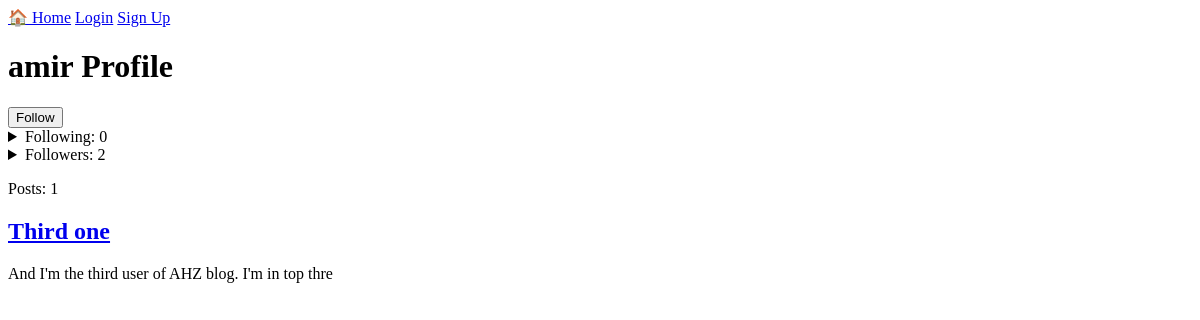
/profile/amir, run on an earlier commit of the app's database.
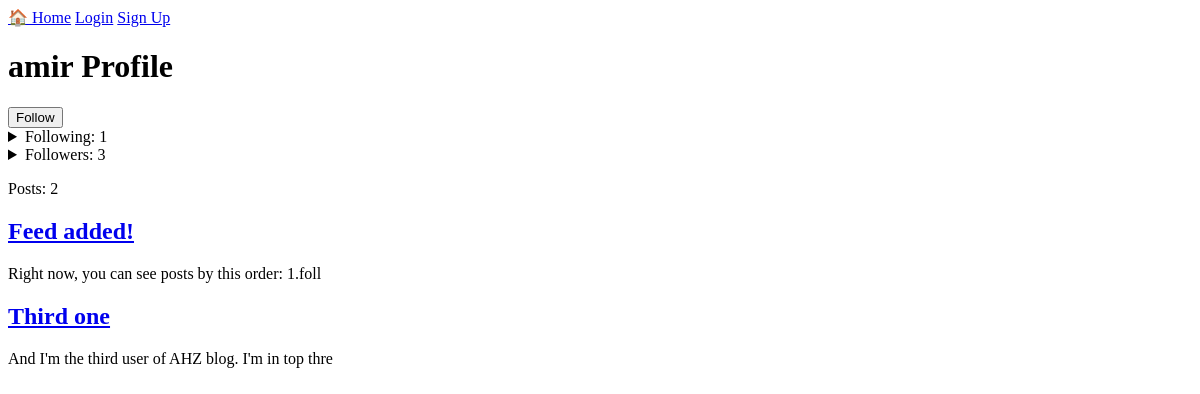
And on a later commit of the database.
### tables this page shows
CREATE TABLE posts (
            id INTEGER PRIMARY KEY AUTOINCREMENT,
            title TEXT NOT NULL,
            content TEXT NOT NULL,
            author_id INTEGER,
            created_at TIMESTAMP DEFAULT CURRENT_TIMESTAMP,
            FOREIGN KEY (author_id) REFERENCES users(id)
        );

### app.py (the view)
@app.route("/profile/<username>")
def profile(username):
    conn = get_db()
    user = conn.execute(
        "SELECT * FROM users WHERE username = ?",
        (username,)
    ).fetchone()
    print(user)
    if user == None:
        return render_template("404_profile.html", user=user)
    posts = conn.execute(
        "SELECT * FROM posts WHERE author_id = ? ORDER BY id DESC",
        (user["id"],)
    ).fetchall()
    is_following = conn.execute(
    """
    SELECT id FROM followers
    WHERE follower_id = ? AND following_id = ?
    """,
    (session.get("user_id"), user["id"])
    ).fetchone()
    followers_count = conn.execute(
    "SELECT COUNT(*) FROM followers WHERE following_id = ?",
    (user["id"],)
    ).fetchone()[0]
    following_count = conn.execute(
    "SELECT COUNT(*) FROM followers WHERE follower_id = ?",
    (user["id"],)
    ).fetchone()[0]
    following = conn.execute(
    """
    SELECT users.*
    FROM followers
    JOIN users ON followers.following_id = users.id
    WHERE followers.follower_id = ?
    """,
    (user["id"],)
    ).fetchall()
    followers = conn.execute(
    """
    SELECT users.*
    FROM followers
    JOIN users ON followers.follower_id = users.id
    WHERE followers.following_id = ?
    """,
    (user["id"],)
    ).fetchall()
    conn.close()
    return render_template("profile.html", user=user,
                            posts=posts,
                            is_following=is_following,
                            following_count=following_count,
                            followers_count=followers_count,
                            following=following,
                            followers=followers,
                            )

### database.py (called while the page is built)
def get_db():
    conn = sqlite3.connect(DATABASE)
    conn.row_factory = sqlite3.Row
    return conn

### templates/profile.html (shortened to what this page needs)
{% extends 'base.html' %}
{% block content %}
    <h1>{{user["username"]}} Profile</h1>
    {% if is_following %}
    <form action="{{ url_for('unfollow', username=user['username']) }}" method="POST">
    <button type="submit">Unfollow</button>
    </form>
    {% else %}
    <form action="{{ url_for('follow', username=user['username']) }}" method="POST">
    <button type="submit">Follow</button>
    </form>
    {% endif %}
    <details>
    <summary>Following: {{ following_count }}</summary>
    </details>
    <details>
    <summary>Followers: {{ followers_count }}</summary>
    </details>
    <p>Posts: {{ posts|length }}</p>
    {% for post in posts %}
    <article>
       <a href="{{ url_for('post_detail', post_id=post['id']) }}">
    <h2>{{ post["title"] }}</h2>
    </a>
        <p>{{post["content"][0:51]}}</p>
    </article>
    {% endfor %}
{% endblock %}

What changed in the data, as far as the page shows it:
added posts: title "Feed added!", content "Right now, you can see posts by this order: 1.foll"
Also different on the page:
{{ following_count }}: "0" → "1"
{{ followers_count }}: "2" → "3"
{{ posts|length }}: "1" → "2"
